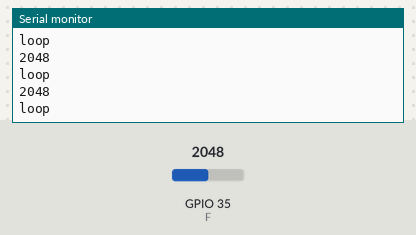
A sketch run on a simulated ESP32. Parts: the last lines printed to the serial monitor. Inputs (shaded band) come from the test bench; at power-on: GPIO 35 (F) = 2048. WiFi joins after 1.5 s; servers stay silent unless stated; no MQTT or app messages arrive unless stated.

Above: at 2.7 s.
2.8 s: GPIO 35 (F) set to 2866
At 2.87 s:
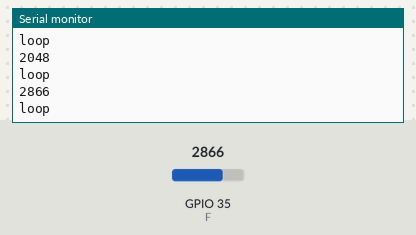
4.3 s: GPIO 35 (F) set to 3603
At 4.38 s:
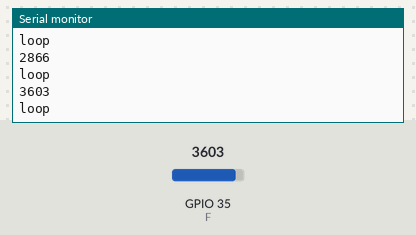
Timing chart, 0 to 7.3 s (numbered marks = the images above; inputs shaded):
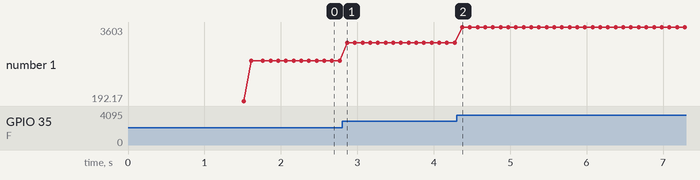

Measured:
- after the input at 2.8 s, the serial monitor: prints a new line after 0.07 s (image 1)
- after the input at 4.3 s, the serial monitor: prints a new line after 0.07 s (image 2)
- plotted number 1: 2048 → 2866 after the input at 2.8 s, 2866 → 3603 after the input at 4.3 s

The sketch:

Alarm1.ino
```cpp
#include <WiFi.h>
#include <PubSubClient.h>
#include <Wire.h>
#include <string.h>
const char* ssid = "MorphCon_Wifi";
const char* password = "aldor587974#@";
const char* mqtt_server = "78.47.164.96";
WiFiClient espClient;
PubSubClient client(espClient);

const int F = 35;
const int E = 34;
const int D = 36;
const int C = 32;
const int B = 5;
const int A = 33;// was 12
int AADC = 0;


void setup() {
  Serial.begin(9600);

  setup_wifi();
  client.setServer(mqtt_server, 1883);
}

void setup_wifi() {
  delay(10);
  // We start by connecting to a WiFi network
  Serial.println();
  Serial.print("Connecting to ");
  Serial.println(ssid);

  WiFi.begin(ssid, password);

  while (WiFi.status() != WL_CONNECTED) {
    delay(500);
    Serial.print(".");
  }

  Serial.println("");
  Serial.println("WiFi connected");
  Serial.println("IP address: ");
  Serial.println(WiFi.localIP());
}


void reconnect() {
  // Loop until we're reconnected
  while (!client.connected()) {
    Serial.print("Attempting MQTT connection...");
    // Attempt to connect
    if (client.connect("ESP8266Client")) {
      Serial.println("connected");
      // Subscribe
      client.subscribe("esp32/output");
    } else {
      Serial.print("failed, rc=");
      Serial.print(client.state());
      Serial.println(" try again in 5 seconds");
      // Wait 5 seconds before retrying
      delay(5000);
    }
  }
}


void loop() {
  delay(100);
  String str = String(analogRead(F));;
Serial.println(str);

  Serial.println("loop");
  if (!client.connected()) {
    reconnect();
  }

if (analogRead(F) > 4090){

int str_len = str.length() + 1;
char char_array[str_len];
str.toCharArray(char_array, str_len);
  client.loop();
  client.publish("Alarm3", "1");
  }
 }
```
